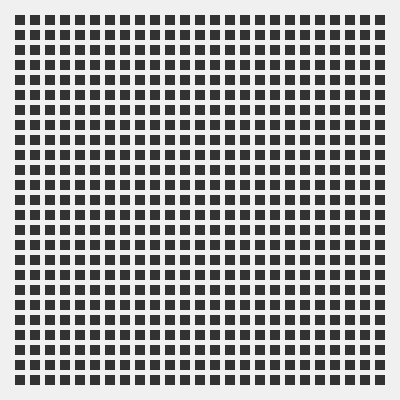
Frame 1 (no input)
Frame 2 (the mouse pressed at the canvas centre, redrawn once): identical to frame 1, image omitted

The p5.js sketch that drew this single still picture (run headless with seeded random() and noise() and a simulated clock; the mouse was pressed at the canvas centre and the sketch redrawn once):

// p5.js sketch
// ── sketch.js
function setup() {
  createCanvas(400, 400);
  background(240);
  fill(50);
  noStroke();
  noLoop();
}

function draw() {
  for (let x = 15; x < width-15; x += 15) {
    for (let y = 15; y < height -15; y += 15) {
      rect(x, y, 10, 10);
    }
  }
}
